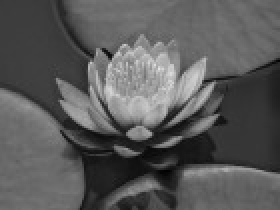
#> input picture data/lotus.jpg, 140 x 105 px (shown 2 times larger)
$ python admm.py
#> lines starting #> are read from the running program, lines starting #| are printed output that depends on the picture
### dbl_circ.py
import numpy as np
import pdb

def dbl_circ(kernel: np.ndarray, input_shape: tuple[int, int]):
  N = input_shape[0] * input_shape[1]
  dim_k = kernel.shape
  h = kernel
  # Create the doubly-block circulant matrix
  H = np.zeros(((input_shape[0]-dim_k[0]+1)*(input_shape[1]-dim_k[1]+1), N))
  h_flat = h.flatten()
  h_row = []
  i = 0
  while i < dim_k[0]*dim_k[1]:
    if i % dim_k[1] == 0 and i != 0:
      h_row += (input_shape[1] - dim_k[1])*[0]
      h_row.append(h_flat[i])
      i += 1
    else:
      h_row.append(h_flat[i])
      i += 1
  offset = 0
  for i in range(H.shape[0]):
    for j in range(H.shape[1]):
      if j >= offset and j < offset + len(h_row):
        H[i,j] = h_row[j-offset]
    if i % (input_shape[1]-dim_k[1]+1) == input_shape[1]-dim_k[1] and i != 0:
      offset += dim_k[1]
    else:
      offset += 1

  return H

# [33 lines that do not run on import are left out]

### downsample.py
import numpy as np
import pdb

def downsample(input_shape: tuple[int, int], K: int):
  M = input_shape[0]
  N = input_shape[1]
  S = np.zeros(((M // K) * (N // K), M*N))
  offset = 0
  for i in range((M // K) * (N // K)):
    S[i,offset] = 1
    if i % (N // K) == N // K - 1:
      offset += N*(K-1) + K
    else:
      offset += K

  return S

# [18 lines that do not run on import are left out]


### admm.py
import numpy as np
import matplotlib.pyplot as plt
from skimage.restoration import denoise_tv_chambolle
from dbl_circ import dbl_circ
from downsample import downsample
import cvxpy as cp
import sys

FIGS = True

# Take an image vector and construct an image
def unflatten(img_vec: np.ndarray, output_shape: tuple[int, int]):
  I = np.zeros(output_shape)
  for i in range(output_shape[0]):
    I[i] = img_vec[output_shape[1]*(i):output_shape[1]*(i+1)]

  return I

# Create an image with a Gaussian shape
def make_gauss(min_idx: int, max_idx: int):
  delta = 0.25
  x = np.arange(min_idx, max_idx, delta)
  y = np.arange(min_idx, max_idx, delta)
  f_X = np.zeros((len(y), len(x)))
  for i in range(len(y)):
    for j in range(len(x)):
      g = (2/3)*(x[j])**2 + (2/3)*(y[i])**2 - (2/3)*(x[j])*(y[i])
      f_X[i,j] = (1/(2*np.pi*np.sqrt(3)))*np.exp(-0.5*g)
  return f_X

# Truncate and add noise
def make_observed(img: np.ndarray, K: int, L: int, H: int):
  truncated = img[H//2:img.shape[0]-H+1+H//2, L//2:img.shape[1]-L+1+L//2]
  observed = np.zeros((truncated.shape[0]//K, truncated.shape[1]//K))
  for i in range(observed.shape[0]):
    for j in range(observed.shape[1]):
      observed[i,j] = truncated[i*K,j*K] + (np.random.normal(size=1) / 100)

  return observed

# Denoise operation
def denoise(a, shape, sigma):
  smoothed_a = denoise_tv_chambolle(a.reshape(shape), weight=sigma)
  return smoothed_a

# Update step for x
def update_x(rho, G, x_tilde, y):
  output_shape = x_tilde.shape
  # Flatten images
  x_tilde = x_tilde.flatten()
  x_tilde = x_tilde.reshape(-1,1)
  y = y.flatten()
  y = y.reshape(-1,1)
  # Solve minimization problem
  x = cp.Variable((G.shape[1],1))
  objective = cp.Minimize(cp.sum_squares(G@x-y) + 0.5*rho*cp.sum_squares(x-x_tilde))
  prob = cp.Problem(objective)
  optimal = prob.solve()
  return x.value.reshape(output_shape)

def admm(dim_k, kernel):
#> called with dim_k = 3, kernel = 'hamming'
  K = 2 # Downsampling factor
  high_res = plt.imread("data/lotus.jpg")
#> high_res is the input picture: shape (105, 140); min 0, max 227, mean 89.8

  # Produce the blur kernel
  if kernel == "gauss":
    # Gaussian kernel
    h = np.array([[1 for i in range(dim_k)] for i in range(dim_k)])
    h = np.array([[(1/(2*np.pi))*np.exp(-0.5*((i-(dim_k//2+1))**2 + (j-(dim_k//2+1))**2))  for i in range(dim_k)] for j in range(dim_k)])
  elif kernel == "sinc":
    # Sinc kernel
    W = np.pi/K
    x_1 = np.array([i-dim_k//2 for i in range(dim_k)])
    x_2 = np.array([i-dim_k//2 for i in range(dim_k)])
    h = np.array([[((W**2)/(np.pi**2))*np.sinc(W*x_1[i]/np.pi)*np.sinc(W*x_2[j]/np.pi) for i in range(dim_k)] for j in range(dim_k)])
  elif kernel == "hamming":
    # Sinc kernel with a hamming window
    W = np.pi/K
    x_1 = np.array([i-dim_k//2 for i in range(dim_k)])
    x_2 = np.array([i-dim_k//2 for i in range(dim_k)])
    ham = np.array([np.hamming(dim_k)])
    ham = np.sqrt(np.outer(ham,ham))
    h = np.array([[((W**2)/(np.pi**2))*np.sinc(W*x_1[i]/np.pi)*np.sinc(W*x_2[j]/np.pi) for i in range(dim_k)] for j in range(dim_k)])
    h = np.multiply(ham,h)
  # Create the doubly-block circulant matrix
  H = dbl_circ(h, high_res.shape)

  # Produce S as a K-fold downsampling operator
  filtered_shape = (high_res.shape[0] - dim_k + 1, high_res.shape[1] - dim_k + 1)
#> filtered_shape = (103, 138)
  S = downsample(filtered_shape, K)
#> after the loop in downsample, `for i in range((M // K) * (N // K)):`:
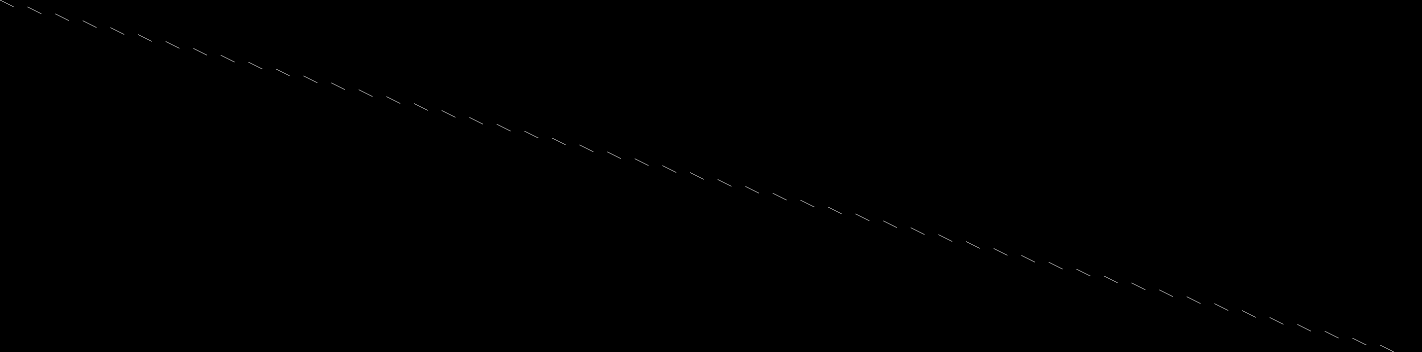
#> S: shape (3519, 14214) float64 (shown at 1/10 size); values 0 (black) and 1 (white), 0.01% white in thin lines or dots
  y = make_observed(high_res, K, dim_k, dim_k)
#> in make_observed, `truncated = img[H//2:img.shape[0]-H+1+H//2, L//2:img.shape[1]-L+1+L//2]`:
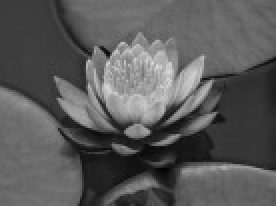
#> truncated: shape (103, 138) (shown 2 times larger); min 0, max 227, mean 90
#> after the loop in make_observed, `for i in range(observed.shape[0]):`:
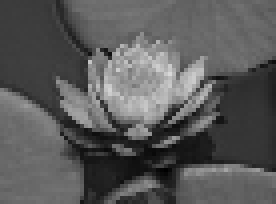
#> observed: shape (51, 69) float64 (shown 4 times larger); min 0.00613, max 217, mean 90.1
#> (the run stopped early here; a loop or call above may not have finished)
